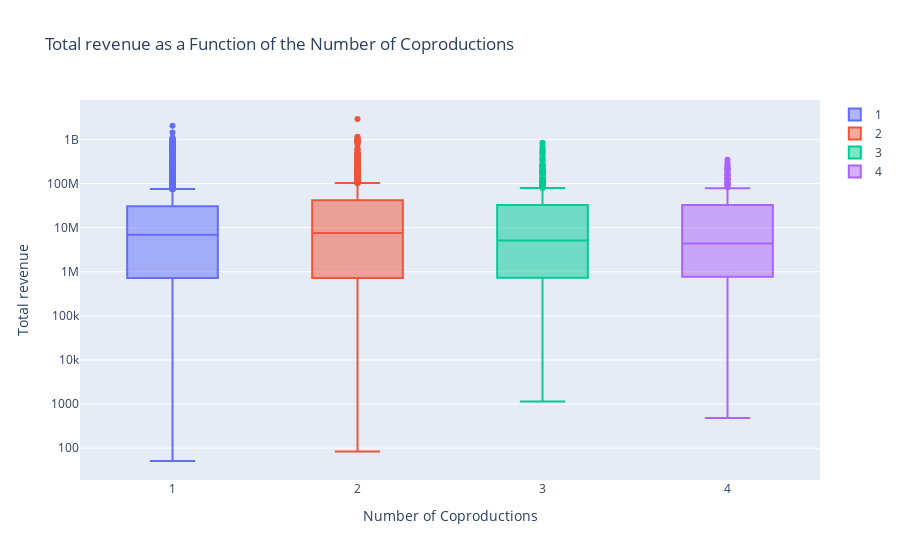

Write notebook code for a chart like this one.
### Code cell
fig = go.Figure()
fig.add_trace(go.Box(y=coprod[coprod['num_coprod'] == 1]["total_gross"], name='1'))
fig.add_trace(go.Box(y=coprod[coprod['num_coprod'] == 2]["total_gross"], name='2'))
fig.add_trace(go.Box(y=coprod[coprod['num_coprod'] == 3]["total_gross"], name='3'))
fig.add_trace(go.Box(y=coprod[coprod['num_coprod'] == 4]["total_gross"], name='4'))

fig.update_layout(
    title='Total revenue as a Function of the Number of Coproductions',
    xaxis_title='Number of Coproductions',
    yaxis_title='Total revenue',
    yaxis_type='log'  # Set the y-axis scale to log
)

offline.plot(fig, filename='docs/plots/total_box_coprod.html', auto_open=False)

fig.show()

### Figure 1 — Plotly figure (JSON) as saved in the notebook; plotly's stock layout.template omitted (floating-point values rounded to 4 significant figures; data arrays with more than 128 entries replaced by an {"elided": "..."} marker saying what was removed)
{"data": [{"name": "1", "type": "box", "y": {"elided": "6558 int values"}}, {"name": "2", "type": "box", "y": {"elided": "1495 int values"}}, {"name": "3", "type": "box", "y": {"elided": "502 int values"}}, {"name": "4", "type": "box", "y": {"elided": "185 int values"}}], "layout": {"title": {"text": "Total revenue as a Function of the Number of Coproductions"}, "xaxis": {"title": {"text": "Number of Coproductions"}}, "yaxis": {"title": {"text": "Total revenue"}, "type": "log"}}}
